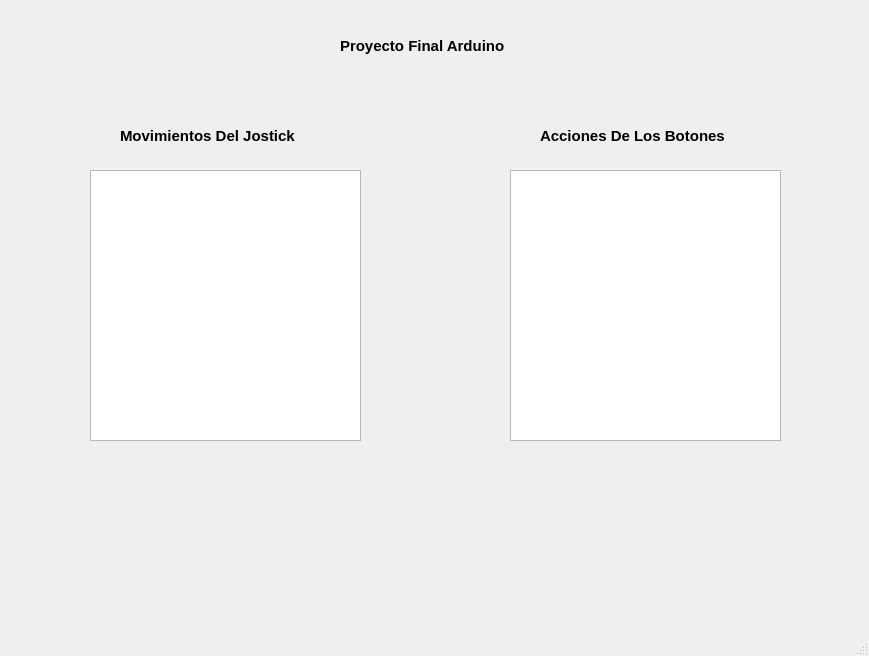
<?xml version="1.0" encoding="UTF-8"?>
<ui version="4.0">
 <class>MainWindow</class>
 <widget class="QMainWindow" name="MainWindow">
  <property name="geometry">
   <rect>
    <x>0</x>
    <y>0</y>
    <width>869</width>
    <height>656</height>
   </rect>
  </property>
  <property name="windowTitle">
   <string>MainWindow</string>
  </property>
  <widget class="QWidget" name="centralwidget">
   <widget class="QTextEdit" name="lecturas_txt">
    <property name="geometry">
     <rect>
      <x>90</x>
      <y>170</y>
      <width>271</width>
      <height>271</height>
     </rect>
    </property>
   </widget>
   <widget class="QLabel" name="label_3">
    <property name="geometry">
     <rect>
      <x>700</x>
      <y>500</y>
      <width>151</width>
      <height>91</height>
     </rect>
    </property>
    <property name="styleSheet">
     <string notr="true"/>
    </property>
    <property name="text">
     <string/>
    </property>
    <property name="pixmap">
     <pixmap>:/Logos/56f38-batman-logo-png-transparent-free.png</pixmap>
    </property>
    <property name="scaledContents">
     <bool>true</bool>
    </property>
   </widget>
   <widget class="QLabel" name="label_2">
    <property name="geometry">
     <rect>
      <x>700</x>
      <y>10</y>
      <width>151</width>
      <height>81</height>
     </rect>
    </property>
    <property name="styleSheet">
     <string notr="true"/>
    </property>
    <property name="text">
     <string/>
    </property>
    <property name="pixmap">
     <pixmap>:/Logos/fians.png</pixmap>
    </property>
    <property name="scaledContents">
     <bool>true</bool>
    </property>
   </widget>
   <widget class="QLabel" name="label">
    <property name="geometry">
     <rect>
      <x>20</x>
      <y>20</y>
      <width>151</width>
      <height>51</height>
     </rect>
    </property>
    <property name="text">
     <string/>
    </property>
    <property name="pixmap">
     <pixmap>:/Logos/escudo_imagotipoUAT.png</pixmap>
    </property>
    <property name="scaledContents">
     <bool>true</bool>
    </property>
   </widget>
   <widget class="QTextEdit" name="acciones_txt">
    <property name="geometry">
     <rect>
      <x>510</x>
      <y>170</y>
      <width>271</width>
      <height>271</height>
     </rect>
    </property>
   </widget>
   <widget class="QLabel" name="label_MovimientosJostick">
    <property name="geometry">
     <rect>
      <x>120</x>
      <y>120</y>
      <width>231</width>
      <height>31</height>
     </rect>
    </property>
    <property name="font">
     <font>
      <pointsize>11</pointsize>
      <weight>75</weight>
      <bold>true</bold>
     </font>
    </property>
    <property name="text">
     <string>Movimientos Del Jostick</string>
    </property>
   </widget>
   <widget class="QLabel" name="label_AccionesBotones">
    <property name="geometry">
     <rect>
      <x>540</x>
      <y>120</y>
      <width>231</width>
      <height>31</height>
     </rect>
    </property>
    <property name="font">
     <font>
      <pointsize>11</pointsize>
      <weight>75</weight>
      <bold>true</bold>
     </font>
    </property>
    <property name="text">
     <string>Acciones De Los Botones</string>
    </property>
   </widget>
   <widget class="QLabel" name="label_Titulo">
    <property name="geometry">
     <rect>
      <x>340</x>
      <y>30</y>
      <width>211</width>
      <height>31</height>
     </rect>
    </property>
    <property name="font">
     <font>
      <pointsize>11</pointsize>
      <weight>75</weight>
      <bold>true</bold>
     </font>
    </property>
    <property name="text">
     <string>Proyecto Final Arduino</string>
    </property>
   </widget>
  </widget>
  <widget class="QMenuBar" name="menubar">
   <property name="geometry">
    <rect>
     <x>0</x>
     <y>0</y>
     <width>869</width>
     <height>26</height>
    </rect>
   </property>
  </widget>
  <widget class="QStatusBar" name="statusbar"/>
 </widget>
 <resources/>
 <connections/>
</ui>
